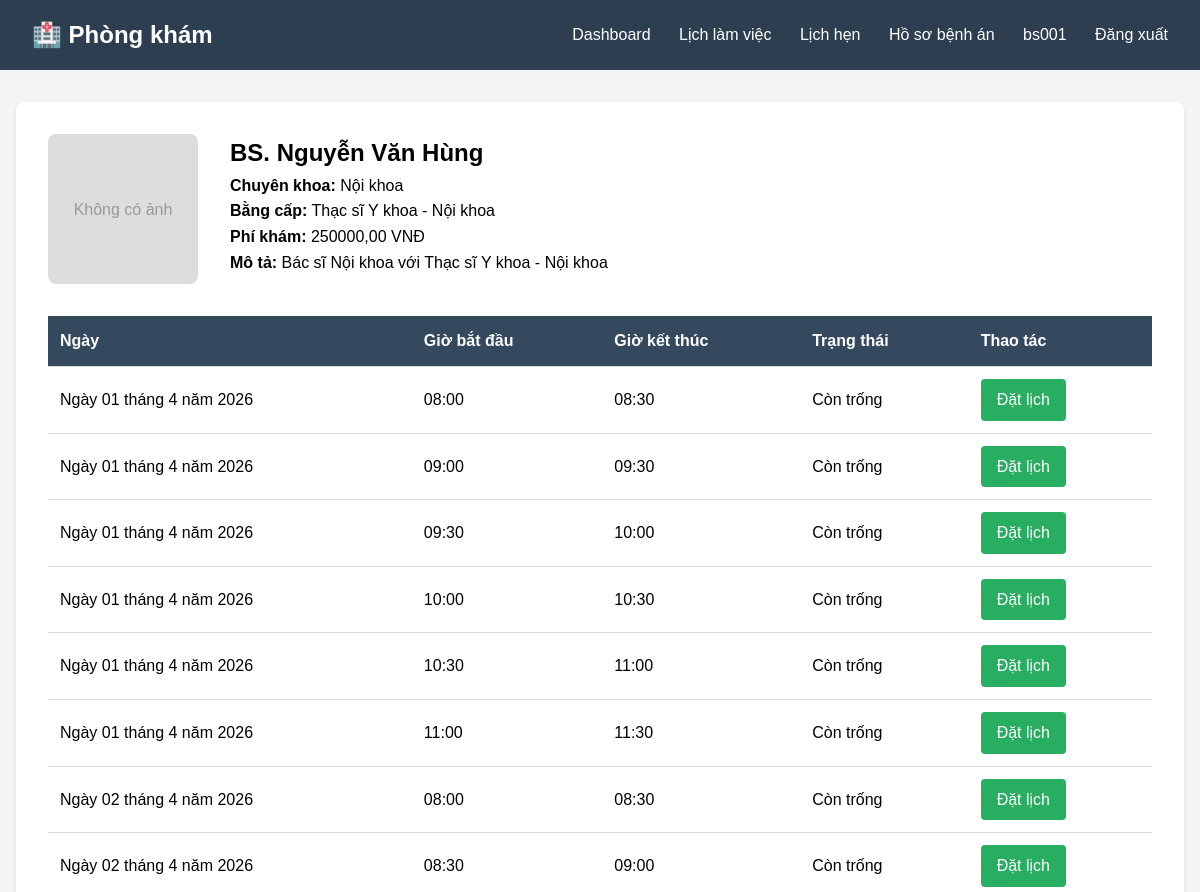
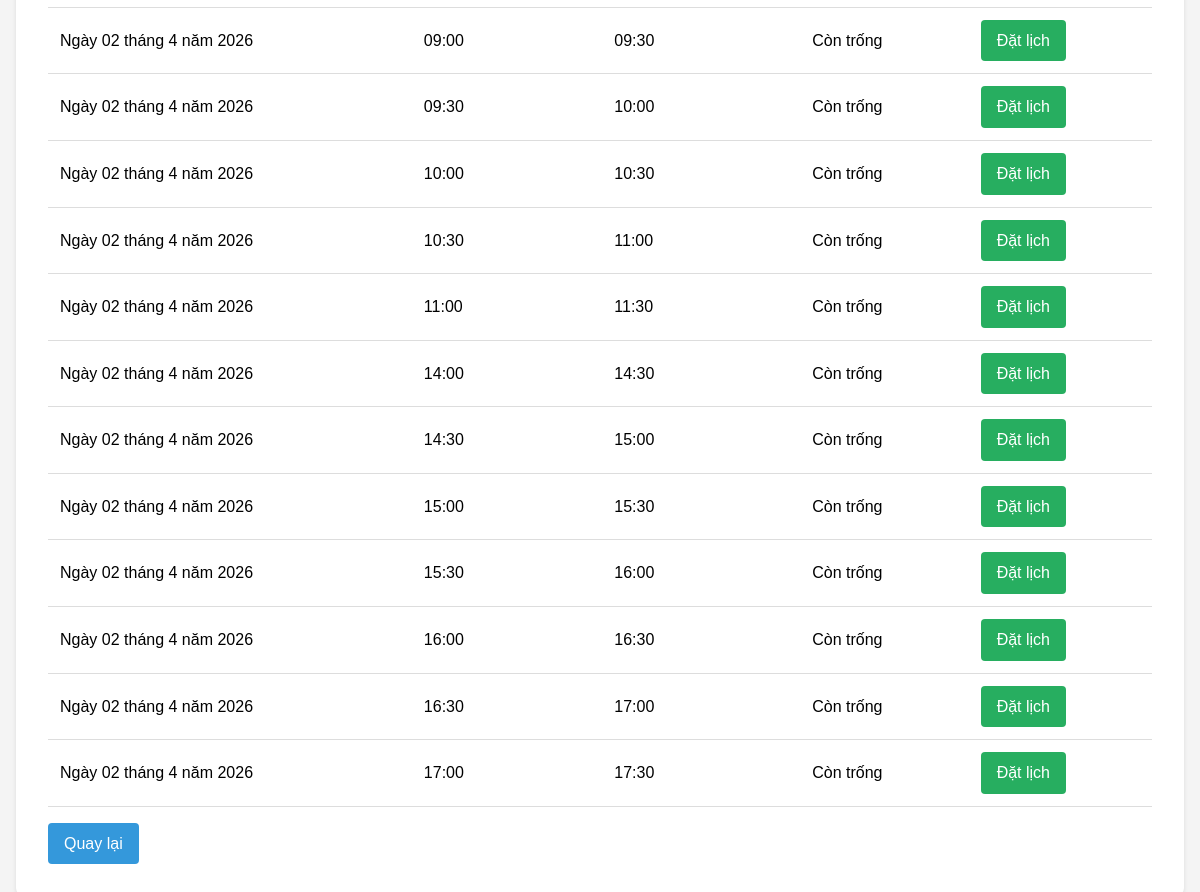
Screenshot of /appointments/bac-si/6/lich-lam-viec/ (signed in) with the database file from the repository (2 pictures, top to bottom).
### accounts/models.py (models this page shows, shortened)
class HoSoBacSi(models.Model):
    nguoi_dung = models.OneToOneField(User, on_delete=models.CASCADE, related_name='ho_so_bac_si')
    chuyen_khoa = models.ForeignKey(ChuyenKhoa, on_delete=models.SET_NULL, null=True, verbose_name="Chuyên khoa")
    mo_ta = models.TextField(blank=True, verbose_name="Mô tả")
    bang_cap = models.CharField(max_length=200, verbose_name="Bằng cấp")
    so_dien_thoai = models.CharField(max_length=15, verbose_name="Số điện thoại")
    phi_kham = models.DecimalField(max_digits=10, decimal_places=2, default=0, verbose_name="Phí khám")
    anh_dai_dien = models.ImageField(upload_to='bac_si/', blank=True, null=True, verbose_name="Ảnh đại diện")
    class Meta:
        verbose_name = "Hồ sơ bác sĩ"
        verbose_name_plural = "Hồ sơ bác sĩ"

class ChuyenKhoa(models.Model):
    ten = models.CharField(max_length=100, verbose_name="Tên chuyên khoa")
    mo_ta = models.TextField(blank=True, verbose_name="Mô tả")
    class Meta:
        verbose_name = "Chuyên khoa"
        verbose_name_plural = "Chuyên khoa"
    def __str__(self):
        return self.ten

### appointments/models.py (models this page shows, shortened)
class LichLamViec(models.Model):
    bac_si = models.ForeignKey(HoSoBacSi, on_delete=models.CASCADE, related_name='lich_lam_viec', verbose_name="Bác sĩ")
    ngay = models.DateField(verbose_name="Ngày")
    gio_bat_dau = models.TimeField(verbose_name="Giờ bắt đầu")
    gio_ket_thuc = models.TimeField(verbose_name="Giờ kết thúc")
    con_trong = models.BooleanField(default=True, verbose_name="Còn trống")
    class Meta:
        verbose_name = "Lịch làm việc"
        verbose_name_plural = "Lịch làm việc"
        unique_together = ['bac_si', 'ngay', 'gio_bat_dau']

### appointments/views.py (the view)
# urls.py: path('bac-si/<int:bac_si_id>/lich-lam-viec/', views.lich_lam_viec_bac_si, name='lich_lam_viec_bac_si'),
@login_required
def lich_lam_viec_bac_si(request, bac_si_id):
    bac_si = get_object_or_404(HoSoBacSi, id=bac_si_id, nguoi_dung__is_active=True)
    lich_lam_viec = LichLamViec.objects.filter(bac_si=bac_si, ngay__gte=date.today(), con_trong=True).order_by('ngay', 'gio_bat_dau')
    return render(request, 'appointments/lich_lam_viec_bac_si.html', {'bac_si': bac_si, 'lich_lam_viec': lich_lam_viec})

### templates/appointments/lich_lam_viec_bac_si.html (shortened to what this page needs)
{% extends 'base.html' %}
{% block content %}
<div class="card">
    <div style="display: flex; gap: 2rem; margin-bottom: 2rem;">
        <div>
            {% if bac_si.anh_dai_dien %}
            <img src="{{ bac_si.anh_dai_dien.url }}" alt="Ảnh bác sĩ" style="width: 150px; height: 150px; border-radius: 8px; object-fit: cover;">
            {% else %}
            <div style="width: 150px; height: 150px; background: #ddd; border-radius: 8px; display: flex; align-items: center; justify-content: center; color: #999;">Không có ảnh</div>
            {% endif %}
        </div>
        <div>
            <h2>BS. {{ bac_si.nguoi_dung.get_full_name }}</h2>
            <p><strong>Chuyên khoa:</strong> {{ bac_si.chuyen_khoa }}</p>
            <p><strong>Bằng cấp:</strong> {{ bac_si.bang_cap }}</p>
            <p><strong>Phí khám:</strong> {{ bac_si.phi_kham }} VNĐ</p>
            <p><strong>Mô tả:</strong> {{ bac_si.mo_ta|default:"Không có" }}</p>
        </div>
    </div>
    {% if lich_lam_viec %}
    <table>
        <tr>
            <th>Ngày</th>
            <th>Giờ bắt đầu</th>
            <th>Giờ kết thúc</th>
            <th>Trạng thái</th>
            <th>Thao tác</th>
        </tr>
        {% for lich in lich_lam_viec %}
        <tr>
            <td>{{ lich.ngay }}</td>
            <td>{{ lich.gio_bat_dau }}</td>
            <td>{{ lich.gio_ket_thuc }}</td>
            <td>{% if lich.con_trong %}Còn trống{% else %}Đã đặt{% endif %}</td>
            <td>
                {% if lich.con_trong %}
                <a href="{% url 'dat_lich_kham' lich.id %}" class="btn btn-success">Đặt lịch</a>
                {% else %}
                <span style="color: #999;">Đã đặt</span>
                {% endif %}
            </td>
        </tr>
        {% endfor %}
    </table>
    {% else %}
    <p>Bác sĩ chưa có lịch làm việc</p>
    {% endif %}
    <a href="{% url 'danh_sach_bac_si' %}" class="btn" style="margin-top: 1rem;">Quay lại</a>
</div>
{% endblock %}

### templates/base.html (shortened to what this page needs)
<!DOCTYPE html>
<html lang="vi">
<head>
</head>
<body>
    <div class="navbar">
        <div class="container">
            <h1>🏥 Phòng khám</h1>
            <nav>
                {% if user.is_authenticated %}
                    <a href="{% url 'bang_dieu_khien' %}">Dashboard</a>
                    {% if user.ho_so_benh_nhan %}
                        <a href="{% url 'ai_chatbox:chat_interface' %}">🤖 AI Tư vấn</a>
                        <a href="{% url 'danh_sach_bac_si' %}">Bác sĩ</a>
                        <a href="{% url 'lich_hen_cua_toi' %}">Lịch hẹn</a>
                        <a href="{% url 'lich_su_kham_benh' %}">Hồ sơ</a>
                    {% elif user.ho_so_bac_si %}
                        <a href="{% url 'lich_lam_viec_cua_toi' %}">Lịch làm việc</a>
                        <a href="{% url 'lich_hen_cua_toi' %}">Lịch hẹn</a>
                        <a href="{% url 'lich_su_kham_benh' %}">Hồ sơ bệnh án</a>
                    {% else %}
                        <a href="{% url 'danh_sach_bac_si' %}">Bác sĩ</a>
                        <a href="{% url 'lich_hen_cua_toi' %}">Lịch hẹn</a>
                        <a href="{% url 'lich_su_kham_benh' %}">Hồ sơ</a>
                        <a href="{% url 'quan_ly_bac_si' %}">Quản lý bác sĩ</a>
                    {% endif %}
                    <a href="{% url 'ho_so' %}">{{ user.username }}</a>
                    <a href="{% url 'dang_xuat' %}">Đăng xuất</a>
                {% else %}
                    <a href="{% url 'dang_nhap' %}">Đăng nhập</a>
                    <a href="{% url 'dang_ky' %}">Đăng ký</a>
                {% endif %}
            </nav>
        </div>
    </div>
    <div class="container">
        {% block content %}{% endblock %}
    </div>
</body>
</html>

### templates/base.html (style rules this page uses)
* { margin: 0; padding: 0; box-sizing: border-box; }
body { font-family: Arial, sans-serif; line-height: 1.6; background: #f4f4f4; }
.navbar { background: #2c3e50; color: white; padding: 1rem; }
.navbar .container { max-width: 1200px; margin: 0 auto; display: flex; justify-content: space-between; align-items: center; }
.navbar h1 { font-size: 1.5rem; }
.navbar nav a { color: white; text-decoration: none; margin-left: 1.5rem; }
.container { max-width: 1200px; margin: 2rem auto; padding: 0 1rem; }
.card { background: white; padding: 2rem; border-radius: 8px; box-shadow: 0 2px 4px rgba(0,0,0,0.1); margin-bottom: 2rem; }
.btn { display: inline-block; padding: 0.5rem 1rem; background: #3498db; color: white; text-decoration: none; border-radius: 4px; border: none; cursor: pointer; }
.btn-success { background: #27ae60; }
table { width: 100%; border-collapse: collapse; margin-top: 1rem; }
table th, table td { padding: 0.75rem; text-align: left; border-bottom: 1px solid #ddd; }
table th { background: #34495e; color: white; }

### rows the page displays
HoSoBacSi: nguoi_dung.get_full_name "Nguyễn Văn Hùng", chuyen_khoa "Nội khoa", bang_cap "Thạc sĩ Y khoa - Nội khoa", phi_kham "250000,00", mo_ta "Bác sĩ Nội khoa với Thạc sĩ Y khoa - Nội khoa"
LichLamViec: ngay "Ngày 01 tháng 4 năm 2026", gio_bat_dau "08:00", gio_ket_thuc "08:30", con_trong "Còn trống"
LichLamViec: ngay "Ngày 01 tháng 4 năm 2026", gio_bat_dau "09:00", gio_ket_thuc "09:30", con_trong "Còn trống"
LichLamViec: ngay "Ngày 01 tháng 4 năm 2026", gio_bat_dau "09:30", gio_ket_thuc "10:00", con_trong "Còn trống"
LichLamViec: ngay "Ngày 01 tháng 4 năm 2026", gio_bat_dau "10:00", gio_ket_thuc "10:30", con_trong "Còn trống"
LichLamViec: ngay "Ngày 01 tháng 4 năm 2026", gio_bat_dau "10:30", gio_ket_thuc "11:00", con_trong "Còn trống"
LichLamViec: ngay "Ngày 01 tháng 4 năm 2026", gio_bat_dau "11:00", gio_ket_thuc "11:30", con_trong "Còn trống"
LichLamViec: ngay "Ngày 02 tháng 4 năm 2026", gio_bat_dau "08:00", gio_ket_thuc "08:30", con_trong "Còn trống"
LichLamViec: ngay "Ngày 02 tháng 4 năm 2026", gio_bat_dau "08:30", gio_ket_thuc "09:00", con_trong "Còn trống"
LichLamViec: ngay "Ngày 02 tháng 4 năm 2026", gio_bat_dau "09:00", gio_ket_thuc "09:30", con_trong "Còn trống"
LichLamViec: ngay "Ngày 02 tháng 4 năm 2026", gio_bat_dau "09:30", gio_ket_thuc "10:00", con_trong "Còn trống"
LichLamViec: ngay "Ngày 02 tháng 4 năm 2026", gio_bat_dau "10:00", gio_ket_thuc "10:30", con_trong "Còn trống"
LichLamViec: ngay "Ngày 02 tháng 4 năm 2026", gio_bat_dau "10:30", gio_ket_thuc "11:00", con_trong "Còn trống"
LichLamViec: ngay "Ngày 02 tháng 4 năm 2026", gio_bat_dau "11:00", gio_ket_thuc "11:30", con_trong "Còn trống"
LichLamViec: ngay "Ngày 02 tháng 4 năm 2026", gio_bat_dau "14:00", gio_ket_thuc "14:30", con_trong "Còn trống"
LichLamViec: ngay "Ngày 02 tháng 4 năm 2026", gio_bat_dau "14:30", gio_ket_thuc "15:00", con_trong "Còn trống"
LichLamViec: ngay "Ngày 02 tháng 4 năm 2026", gio_bat_dau "15:00", gio_ket_thuc "15:30", con_trong "Còn trống"
LichLamViec: ngay "Ngày 02 tháng 4 năm 2026", gio_bat_dau "15:30", gio_ket_thuc "16:00", con_trong "Còn trống"
LichLamViec: ngay "Ngày 02 tháng 4 năm 2026", gio_bat_dau "16:00", gio_ket_thuc "16:30", con_trong "Còn trống"
LichLamViec: ngay "Ngày 02 tháng 4 năm 2026", gio_bat_dau "16:30", gio_ket_thuc "17:00", con_trong "Còn trống"
LichLamViec: ngay "Ngày 02 tháng 4 năm 2026", gio_bat_dau "17:00", gio_ket_thuc "17:30", con_trong "Còn trống"

### other values shown
{{ user.username }} "bs001"
